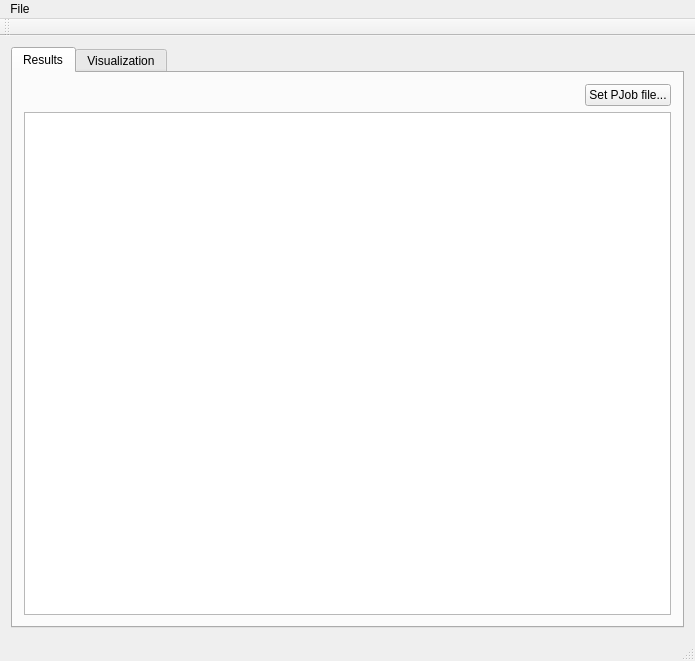
<?xml version="1.0" encoding="UTF-8"?>
<ui version="4.0">
 <class>MainWindow</class>
 <widget class="QMainWindow" name="MainWindow">
  <property name="geometry">
   <rect>
    <x>0</x>
    <y>0</y>
    <width>695</width>
    <height>661</height>
   </rect>
  </property>
  <property name="windowTitle">
   <string>MainWindow</string>
  </property>
  <widget class="QWidget" name="centralWidget">
   <layout class="QHBoxLayout" name="horizontalLayout">
    <item>
     <widget class="QTabWidget" name="tabWidget">
      <property name="currentIndex">
       <number>0</number>
      </property>
      <widget class="QWidget" name="resultsTab">
       <attribute name="title">
        <string>Results</string>
       </attribute>
       <layout class="QGridLayout" name="gridLayout_3">
        <item row="1" column="0" colspan="4">
         <layout class="QVBoxLayout" name="verticalLayout_2">
          <item>
           <widget class="QTableView" name="resultView"/>
          </item>
         </layout>
        </item>
        <item row="0" column="3">
         <widget class="QPushButton" name="setPJobFileButton">
          <property name="text">
           <string>Set PJob file...</string>
          </property>
         </widget>
        </item>
        <item row="0" column="1">
         <spacer name="horizontalSpacer_6">
          <property name="orientation">
           <enum>Qt::Horizontal</enum>
          </property>
          <property name="sizeHint" stdset="0">
           <size>
            <width>40</width>
            <height>20</height>
           </size>
          </property>
         </spacer>
        </item>
        <item row="0" column="0">
         <widget class="QLabel" name="fileLabel">
          <property name="text">
           <string/>
          </property>
         </widget>
        </item>
       </layout>
      </widget>
      <widget class="QWidget" name="visualizationTab">
       <attribute name="title">
        <string>Visualization</string>
       </attribute>
       <layout class="QGridLayout" name="gridLayout_5">
        <item row="0" column="0">
         <widget class="QSplitter" name="visualizationHorizontalSplitter">
          <property name="orientation">
           <enum>Qt::Horizontal</enum>
          </property>
          <widget class="QGroupBox" name="visualizationBox">
           <property name="title">
            <string>Visualization</string>
           </property>
           <layout class="QVBoxLayout" name="verticalLayout_8">
            <item>
             <widget class="QCheckBox" name="showInterpolant">
              <property name="text">
               <string>show interpolation function</string>
              </property>
             </widget>
            </item>
           </layout>
          </widget>
          <widget class="QSplitter" name="visualizationVerticalSplitter">
           <property name="orientation">
            <enum>Qt::Vertical</enum>
           </property>
           <widget class="QGroupBox" name="groupBox_3">
            <property name="title">
             <string>Results</string>
            </property>
            <layout class="QGridLayout" name="gridLayout_4">
             <property name="margin">
              <number>2</number>
             </property>
             <item row="0" column="0">
              <widget class="QTreeWidget" name="navigatorResultsTreeWidget">
               <column>
                <property name="text">
                 <string>1</string>
                </property>
               </column>
              </widget>
             </item>
            </layout>
           </widget>
           <widget class="QGroupBox" name="parametersBox">
            <property name="title">
             <string>Parameters</string>
            </property>
            <layout class="QVBoxLayout" name="verticalLayout_7">
             <property name="spacing">
              <number>2</number>
             </property>
             <property name="margin">
              <number>2</number>
             </property>
            </layout>
           </widget>
          </widget>
         </widget>
        </item>
       </layout>
      </widget>
     </widget>
    </item>
   </layout>
  </widget>
  <widget class="QMenuBar" name="menuBar">
   <property name="geometry">
    <rect>
     <x>0</x>
     <y>0</y>
     <width>695</width>
     <height>25</height>
    </rect>
   </property>
   <widget class="QMenu" name="menuFile">
    <property name="title">
     <string>File</string>
    </property>
    <addaction name="actionOpen_PJob_file"/>
    <addaction name="actionImport_from_CSV_file"/>
    <addaction name="separator"/>
    <addaction name="actionQuit"/>
   </widget>
   <addaction name="menuFile"/>
  </widget>
  <widget class="QToolBar" name="mainToolBar">
   <attribute name="toolBarArea">
    <enum>TopToolBarArea</enum>
   </attribute>
   <attribute name="toolBarBreak">
    <bool>false</bool>
   </attribute>
  </widget>
  <widget class="QStatusBar" name="statusBar"/>
  <action name="actionOpen_PJob_file">
   <property name="text">
    <string>Open PJob file..</string>
   </property>
  </action>
  <action name="actionImport_from_CSV_file">
   <property name="text">
    <string>Import from CSV file</string>
   </property>
  </action>
  <action name="actionQuit">
   <property name="text">
    <string>Quit</string>
   </property>
  </action>
 </widget>
 <layoutdefault spacing="6" margin="11"/>
 <resources/>
 <connections>
  <connection>
   <sender>setPJobFileButton</sender>
   <signal>clicked()</signal>
   <receiver>actionOpen_PJob_file</receiver>
   <slot>trigger()</slot>
   <hints>
    <hint type="sourcelabel">
     <x>618</x>
     <y>100</y>
    </hint>
    <hint type="destinationlabel">
     <x>347</x>
     <y>330</y>
    </hint>
   </hints>
  </connection>
 </connections>
</ui>
